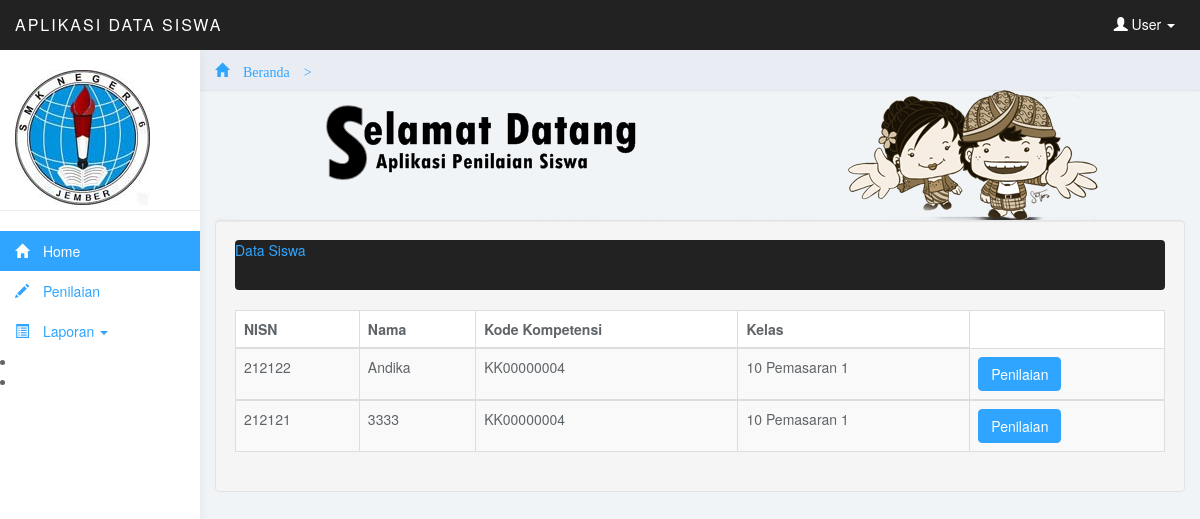
The app's page /admin/menu.php?page=nilaiview&kelas=K000000005&kompetensi=KK00000004 (signed in) with its own data.
### tables this page shows
CREATE TABLE IF NOT EXISTS `tb_siswa` (
  `siswa_nisn` char(15) NOT NULL,
  `wali_id` char(10) NOT NULL,
  `kompetensi_kode` char(10) NOT NULL,
  `siswa_nama` varchar(30) NOT NULL,
  `siswa_alamat` varchar(50) NOT NULL,
  `siswa_tgllahir` varchar(100) NOT NULL,
  `siswa_foto` varchar(100) NOT NULL,
  `kode_kelas` varchar(10) NOT NULL,
  `password` varchar(15) NOT NULL,
  PRIMARY KEY (`siswa_nisn`)
);

CREATE TABLE IF NOT EXISTS `tb_kelas` (
  `kode_kelas` varchar(10) NOT NULL,
  `kompetensi_kode` char(10) NOT NULL,
  `kelas` varchar(100) NOT NULL,
  `nama_kelas` varchar(50) NOT NULL,
  PRIMARY KEY (`kode_kelas`)
);

### admin/Data/Nilai/nilai_view.php (the view, shortened to what this page needs)
<?php
$kelas=$_GET['kelas'];
$kompetensi=$_GET['kompetensi'];
include 'db/koneksi.php';
if(isset($_POST['cari'])){
$query = "SELECT tb_siswa.*, tb_kelas.*  FROM tb_kelas, tb_siswa where tb_kelas.kode_kelas=tb_siswa.kode_kelas and tb_siswa.kode_kelas='$kelas' and tb_siswa.kompetensi_kode='$kompetensi' and siswa_nisn REGEXP '".$_POST['cari']."' or siswa_nama REGEXP '".$_POST['cari']."' ";
$result = mysql_query($query);
}else{
$query = "SELECT tb_siswa.*, tb_kelas.* FROM tb_kelas, tb_siswa where tb_kelas.kode_kelas=tb_siswa.kode_kelas and tb_siswa.kode_kelas='$kelas' and tb_siswa.kompetensi_kode='$kompetensi'";
$result = mysql_query($query);
}
?>
<div class="well">
	<div class="navbar navbar-inverse row-fluid">
	  <div class="navbar-inner span12">
 <div class="table-header">
		  <a class="brand" href='?page=?page=nilaikelas'>Data Siswa</a>
		</div>
</div>
</div>
<section>
<table class="table table-striped table-bordered table-hover">
    <thead>
    <tr>
         <td> <b>NISN</b> </td>
        <td class='hidden-480'> <b>Nama  </b> </td>
		<td class='hidden-480'> <b>Kode Kompetensi</b> </td>
		<td class='hidden-480'> <b> Kelas </b> </td>
     </tr>
	 </thead>
<?php
while ($data = mysql_fetch_array($result)) {
  ?>
  <?php echo "<tbody><tr>
            <td>".$data['siswa_nisn']."</td>
			<td class='hidden-480'>".$data['siswa_nama']."</td>
			<td class='hidden-480'>".$data['kompetensi_kode']."</td>
			<td class='hidden-480'>".$data['nama_kelas']."</td>
		";
?>
     <td>
	        <div class="btn-group">
	            <a href="?page=nilaidetail&Kode=<?php echo $data['siswa_nisn']; ?>&kelas=<?php echo $data['kelas']; ?>&kompetensi=<?php echo $data['kompetensi_kode']; ?>"><button class='btn btn-mini btn-primary'> Penilaian</button></a>
	        </div>
		</td> </tr></tbody>
        <?php
}
echo "  </table>";
?>

### admin/css/styles.css (style rules this page uses)
body { background: #f1f4f7; padding-top: 50px; color: #5f6468; }
a, a:hover, a:focus { color: #30a5ff; }
.btn-primary, .btn-primary:hover, .btn-primary:focus, .btn-primary:active, .btn-primary.active, .open > .dropdown-toggle.btn-primary, .btn-primary.disabled, .btn-primary[disabled], fieldset[disabled] .btn-primary, .btn-primary.disabled:hover, .btn-primary[disabled]:hover, fieldset[disabled] .btn-primary:hover, .btn-primary.disabled:focus, .btn-primary[disabled]:focus, fieldset[disabled] .btn-primary:focus, .btn-primary.disabled:active, .btn-primary[disabled]:active, fieldset[disabled] .btn-primary:active, .btn-primary.disabled.active, .btn-primary[disabled].active, fieldset[disabled] .btn-primary.active { background-color: #30a5ff; border-color: #30a5ff; }
.navbar { border: 0; }
.table { background: #fff; }

### records on screen
tb_siswa: siswa_nisn "212122", siswa_nama "Andika", kode_kelas.kompetensi_kode "KK00000004", kode_kelas.nama_kelas "10 Pemasaran 1"
tb_siswa: siswa_nisn "212121", siswa_nama "3333", kode_kelas.kompetensi_kode "KK00000004", kode_kelas.nama_kelas "10 Pemasaran 1"
